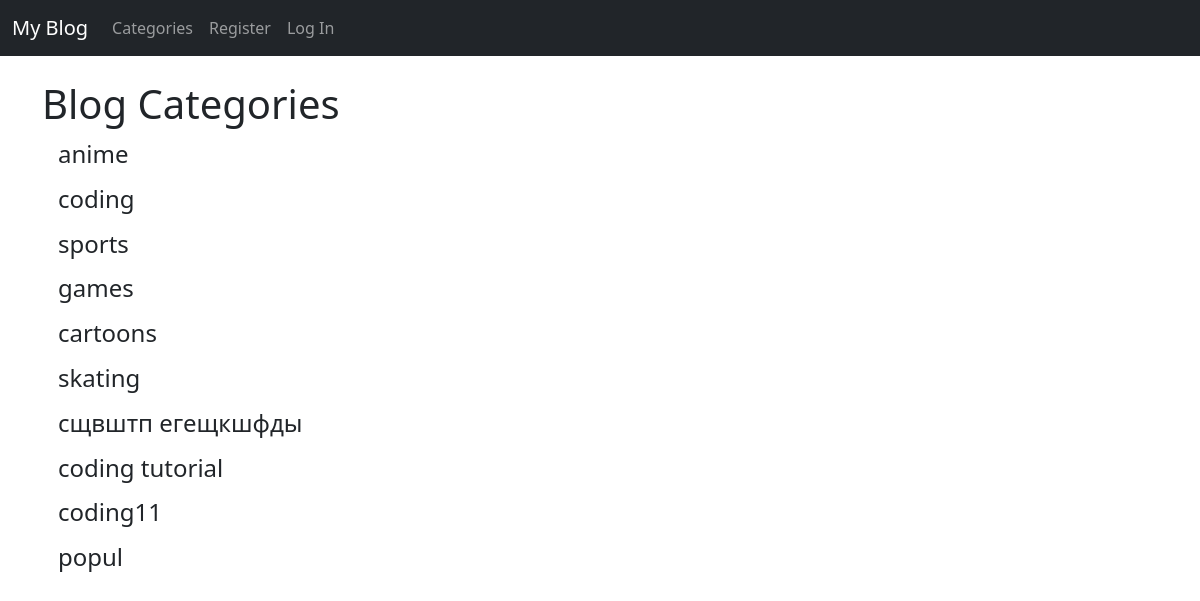
The page /category_list/ on the database its author committed.
### blog/models.py (models this page shows, shortened)
class Category(models.Model):
    name = models.CharField(max_length=255)
    def __str__(self):
        return self.name

### blog/views.py (the view)
# urls.py: path('category_list/', CategoryListView, name='category_list'),
def CategoryListView(request):
    cat_menu_list = Category.objects.all()
    return render(request, 'category_list.html', {'cat_menu_list': cat_menu_list})

### blog/templates/category_list.html (shortened to what this page needs)
{% extends 'base.html' %}
{% block content %}
    <h1>Blog Categories</h1>
        {% for item in cat_menu_list %}
            <h4><a class="dropdown-item" href="{% url 'category' item %}">{{ item }}</a></h4>
        {% endfor %}
{% endblock %}

### rows shown on the page
Category: name "anime"
Category: name "coding"
Category: name "sports"
Category: name "games"
Category: name "cartoons"
Category: name "skating"
Category: name "сщвштп егещкшфды"
Category: name "coding tutorial"
Category: name "coding11"
Category: name "popul"
